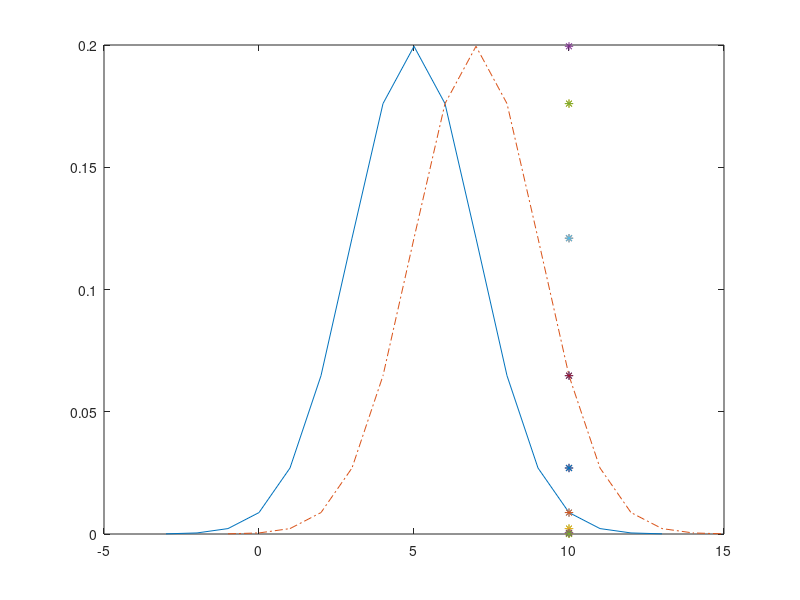

MATLAB code for this plot:
%plotting the normal distribution graphs

mean1 = 5;
mean2 = 7;
std = 2;

val1 = mean1 -4*std:1:mean1+4*std;
val2 = mean2 -4*std:1:mean2+4*std;

res1 = normpdf(val1,mean1,std);
res2 = normpdf(val2,mean2,std);
figure
plot(val1,res1,'-',val2,res2,'-.',10,res1,'*')
area1 = trapz(val1(val1>=10),val1(val1>=10));
area2 = trapz(val2(val2>=10),val2(val2>=10));
